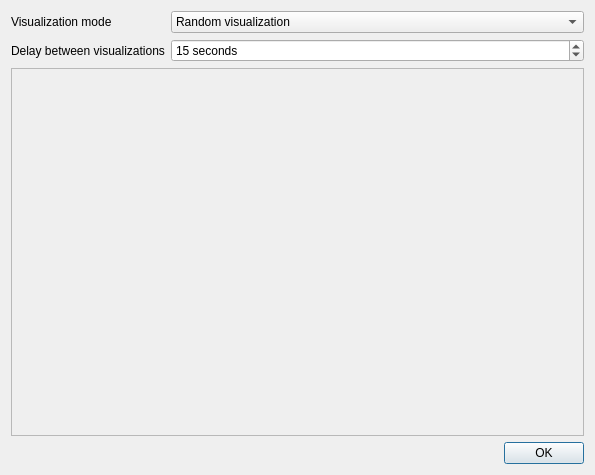
<?xml version="1.0" encoding="UTF-8"?>
<ui version="4.0">
 <class>VisualizationSelector</class>
 <widget class="QDialog" name="VisualizationSelector">
  <property name="geometry">
   <rect>
    <x>0</x>
    <y>0</y>
    <width>595</width>
    <height>475</height>
   </rect>
  </property>
  <property name="windowTitle">
   <string>Select visualizations</string>
  </property>
  <property name="windowIcon">
   <iconset resource="../../data/data.qrc">
    <normaloff>:/icon.png</normaloff>:/icon.png</iconset>
  </property>
  <layout class="QVBoxLayout" name="verticalLayout">
   <item>
    <layout class="QFormLayout" name="formLayout">
     <item row="0" column="0">
      <widget class="QLabel" name="label">
       <property name="text">
        <string>Visualization mode</string>
       </property>
      </widget>
     </item>
     <item row="0" column="1">
      <widget class="QComboBox" name="mode">
       <item>
        <property name="text">
         <string>Random visualization</string>
        </property>
       </item>
       <item>
        <property name="text">
         <string>Choose from the list</string>
        </property>
       </item>
      </widget>
     </item>
     <item row="1" column="0">
      <widget class="QLabel" name="label_2">
       <property name="text">
        <string>Delay between visualizations</string>
       </property>
      </widget>
     </item>
     <item row="1" column="1">
      <widget class="QSpinBox" name="delay">
       <property name="suffix">
        <string> seconds</string>
       </property>
       <property name="minimum">
        <number>2</number>
       </property>
       <property name="maximum">
        <number>120</number>
       </property>
       <property name="value">
        <number>15</number>
       </property>
      </widget>
     </item>
    </layout>
   </item>
   <item>
    <widget class="QListView" name="list">
     <property name="enabled">
      <bool>false</bool>
     </property>
     <property name="alternatingRowColors">
      <bool>true</bool>
     </property>
     <property name="selectionBehavior">
      <enum>QAbstractItemView::SelectRows</enum>
     </property>
     <property name="uniformItemSizes">
      <bool>true</bool>
     </property>
    </widget>
   </item>
   <item>
    <widget class="QDialogButtonBox" name="buttonBox">
     <property name="orientation">
      <enum>Qt::Horizontal</enum>
     </property>
     <property name="standardButtons">
      <set>QDialogButtonBox::Ok</set>
     </property>
    </widget>
   </item>
  </layout>
 </widget>
 <tabstops>
  <tabstop>mode</tabstop>
  <tabstop>delay</tabstop>
  <tabstop>list</tabstop>
  <tabstop>buttonBox</tabstop>
 </tabstops>
 <resources>
  <include location="../../data/data.qrc"/>
 </resources>
 <connections>
  <connection>
   <sender>buttonBox</sender>
   <signal>accepted()</signal>
   <receiver>VisualizationSelector</receiver>
   <slot>accept()</slot>
   <hints>
    <hint type="sourcelabel">
     <x>248</x>
     <y>254</y>
    </hint>
    <hint type="destinationlabel">
     <x>157</x>
     <y>274</y>
    </hint>
   </hints>
  </connection>
  <connection>
   <sender>buttonBox</sender>
   <signal>rejected()</signal>
   <receiver>VisualizationSelector</receiver>
   <slot>reject()</slot>
   <hints>
    <hint type="sourcelabel">
     <x>316</x>
     <y>260</y>
    </hint>
    <hint type="destinationlabel">
     <x>286</x>
     <y>274</y>
    </hint>
   </hints>
  </connection>
 </connections>
</ui>
